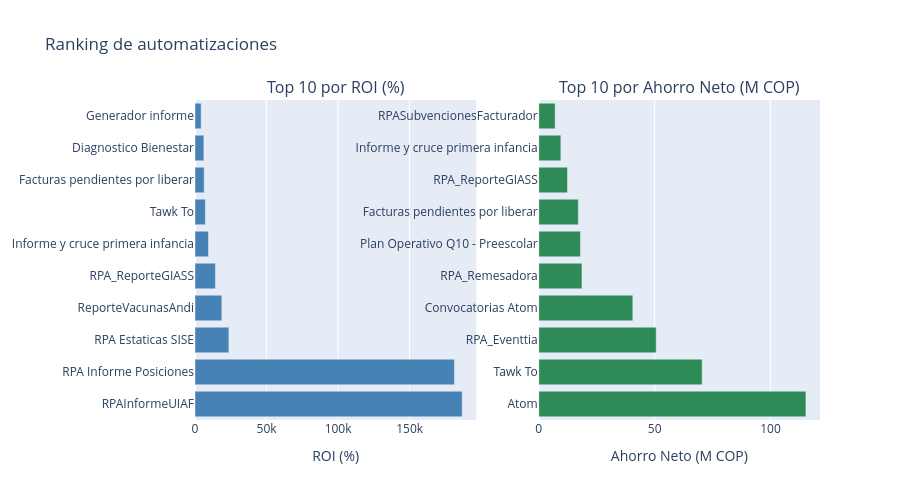

This figure's notebook cell:
### Markdown cell above
## 4. Top 10 automatizaciones por ROI y por ahorro neto

### Code cell
fig = make_subplots(rows=1, cols=2,
                    subplot_titles=['Top 10 por ROI (%)', 'Top 10 por Ahorro Neto (M COP)'])

top_roi = df_valid.nlargest(10, 'ROI_Porcentaje')
fig.add_trace(go.Bar(
    x=top_roi['ROI_Porcentaje'], y=top_roi['Automatizacion'],
    orientation='h', marker_color='steelblue', name='ROI %'
), row=1, col=1)

top_ahorro = df_valid.nlargest(10, 'Ahorro_Neto_COP').copy()
top_ahorro['Ahorro_M'] = top_ahorro['Ahorro_Neto_COP'] / 1e6
fig.add_trace(go.Bar(
    x=top_ahorro['Ahorro_M'], y=top_ahorro['Automatizacion'],
    orientation='h', marker_color='seagreen', name='Ahorro M COP'
), row=1, col=2)

fig.update_layout(height=500, showlegend=False, title_text='Ranking de automatizaciones')
fig.update_xaxes(title_text='ROI (%)', row=1, col=1)
fig.update_xaxes(title_text='Ahorro Neto (M COP)', row=1, col=2)
fig.show()

### Figure 1 — Plotly figure (JSON) as saved in the notebook; plotly's stock layout.template omitted (floating-point values rounded to 4 significant figures)
{"data": [{"marker": {"color": "steelblue"}, "name": "ROI %", "orientation": "h", "type": "bar", "x": [186800.0, 181400.0, 23660.0, 18760.0, 14240.0, 9410.0, 7200.0, 6402.0, 6196.0, 4309.0], "xaxis": "x", "y": ["RPAInformeUIAF", "RPA Informe Posiciones", "RPA Estaticas SISE", "ReporteVacunasAndi", "RPA_ReporteGIASS", "Informe y cruce primera infancia", "Tawk To", "Facturas pendientes por liberar", "Diagnostico Bienestar", "Generador informe"], "yaxis": "y"}, {"marker": {"color": "seagreen"}, "name": "Ahorro M COP", "orientation": "h", "type": "bar", "x": [115.3, 70.5, 50.66, 40.57, 18.64, 17.97, 17.06, 12.4, 9.549, 7.071], "xaxis": "x2", "y": ["Atom", "Tawk To", "RPA_Eventtia", "Convocatorias Atom", "RPA_Remesadora", "Plan Operativo Q10 - Preescolar", "Facturas pendientes por liberar", "RPA_ReporteGIASS", "Informe y cruce primera infancia", "RPASubvencionesFacturador"], "yaxis": "y2"}], "layout": {"annotations": [{"font": {"size": 16}, "showarrow": false, "text": "Top 10 por ROI (%)", "x": 0.225, "xanchor": "center", "xref": "paper", "y": 1.0, "yanchor": "bottom", "yref": "paper"}, {"font": {"size": 16}, "showarrow": false, "text": "Top 10 por Ahorro Neto (M COP)", "x": 0.775, "xanchor": "center", "xref": "paper", "y": 1.0, "yanchor": "bottom", "yref": "paper"}], "height": 500, "showlegend": false, "title": {"text": "Ranking de automatizaciones"}, "xaxis": {"anchor": "y", "domain": [0.0, 0.45], "title": {"text": "ROI (%)"}}, "xaxis2": {"anchor": "y2", "domain": [0.55, 1.0], "title": {"text": "Ahorro Neto (M COP)"}}, "yaxis": {"anchor": "x", "domain": [0.0, 1.0]}, "yaxis2": {"anchor": "x2", "domain": [0.0, 1.0]}}}
